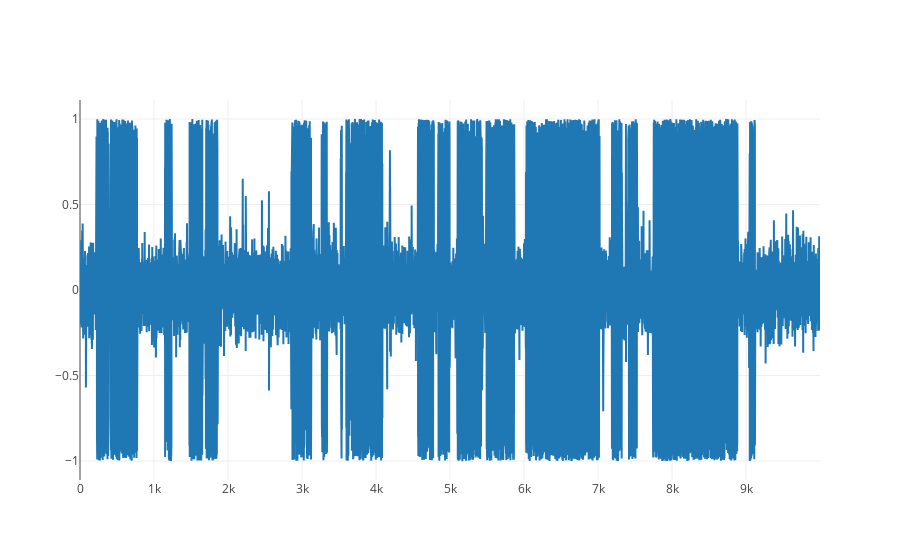

Notebook cell for this chart:
### Code cell
samples0 = return_dict[0] + return_dict[1] + return_dict[2] 
kept = samples0[5000:]
angle_rep = [givens_transform(i) for i in kept]
trace0 = go.Scatter(x = list(range(len(angle_rep))), y = [z[2] for z in angle_rep])
pyo.iplot([trace0])

### Figure 1 — Plotly figure (JSON) as saved in the notebook; plotly's stock layout.template omitted (floating-point values rounded to 4 significant figures; data arrays with more than 128 entries replaced by an {"elided": "..."} marker saying what was removed)
{"data": [{"type": "scatter", "x": {"elided": "10000 int values"}, "y": {"elided": "10000 float values"}}], "layout": {}}
